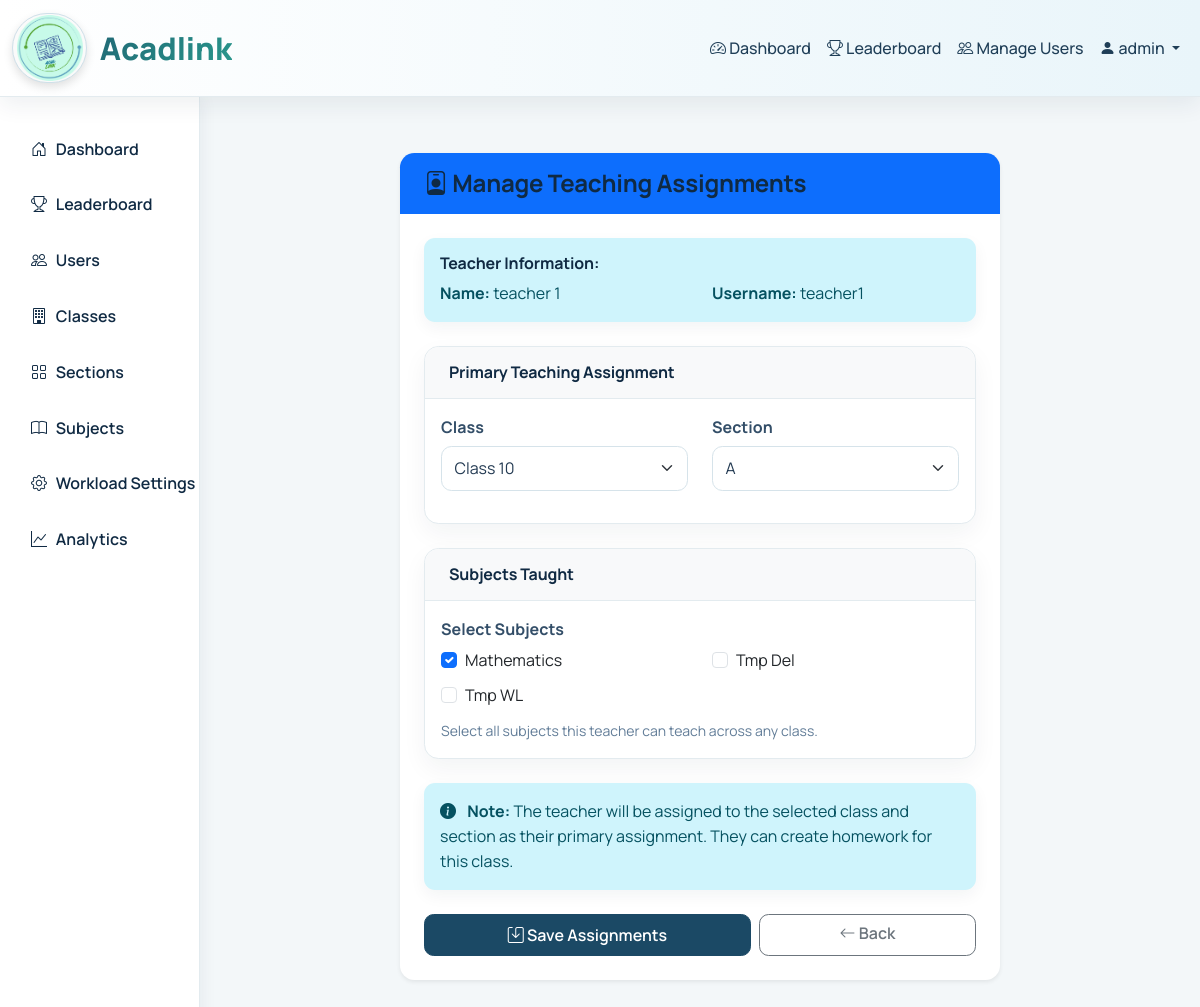
The page /admin-panel/teachers/3/manage-classes/ (signed in) on the database its author committed.
### core/models.py (models this page shows, shortened)
class User(AbstractUser):
    ROLE_CHOICES = (
        ('admin', 'Admin'),
        ('teacher', 'Teacher'),
        ('student', 'Student'),
        ('parent', 'Parent'),
    )
    role = models.CharField(max_length=10, choices=ROLE_CHOICES, default='student')
    is_approved = models.BooleanField(default=False, help_text="Admin must approve before access")
    is_verified = models.BooleanField(default=False, help_text="Account verified as real/fake")
    phone_number = models.CharField(max_length=15, blank=True, null=True)
    profile_picture = models.ImageField(upload_to='profiles/', blank=True, null=True)
    class_assigned = models.ForeignKey('Class', on_delete=models.SET_NULL, null=True, blank=True, related_name='students')
    section_assigned = models.ForeignKey('Section', on_delete=models.SET_NULL, null=True, blank=True, related_name='students')
    teacher_class = models.ForeignKey('Class', on_delete=models.SET_NULL, null=True, blank=True, related_name='teachers')
    teacher_section = models.ForeignKey('Section', on_delete=models.SET_NULL, null=True, blank=True, related_name='teachers')
    subjects_taught = models.ManyToManyField('Subject', blank=True, related_name='teachers')
    created_at = models.DateTimeField(auto_now_add=True)
    updated_at = models.DateTimeField(auto_now=True)
    class Meta:
        ordering = ['username']

class Class(models.Model):
    name = models.CharField(max_length=50, unique=True)
    description = models.TextField(blank=True)
    created_at = models.DateTimeField(auto_now_add=True)
    class Meta:
        verbose_name_plural = "Classes"
        ordering = ['name']

class Section(models.Model):
    name = models.CharField(max_length=10)
    class_name = models.ForeignKey(Class, on_delete=models.CASCADE, related_name='sections')
    created_at = models.DateTimeField(auto_now_add=True)
    class Meta:
        unique_together = ('name', 'class_name')
        ordering = ['class_name', 'name']

class Subject(models.Model):
    name = models.CharField(max_length=100, unique=True)
    code = models.CharField(max_length=10, unique=True)
    description = models.TextField(blank=True)
    created_at = models.DateTimeField(auto_now_add=True)
    class Meta:
        ordering = ['name']

### core/views.py (the view, shortened to what this page needs)
# urls.py: path('admin-panel/teachers/<int:teacher_id>/manage-classes/', views.manage_teacher_classes, name='manage_teacher_classes'),
@login_required
def manage_teacher_classes(request, teacher_id):
    if request.user.role != 'admin':
        return HttpResponseForbidden("Access denied")
    teacher = get_object_or_404(User, id=teacher_id, role='teacher')
    all_classes = Class.objects.all()
    all_subjects = Subject.objects.all()
    sections = Section.objects.filter(class_name=teacher.teacher_class) if teacher.teacher_class else []
    context = {
        'teacher': teacher,
        'all_classes': all_classes,
        'all_subjects': all_subjects,
        'sections': sections,
    }
    return render(request, 'core/manage_teacher_classes.html', context)

### core/templates/core/manage_teacher_classes.html (shortened to what this page needs)
{% extends 'core/base.html' %}
{% block content %}
<div class="container py-4">
    <div class="row justify-content-center">
        <div class="col-md-8">
            <div class="card border-0 shadow-sm">
                <div class="card-header bg-primary text-white border-0">
                    <h4 class="mb-0 fw-bold">
                        <i class="bi bi-person-badge"></i> Manage Teaching Assignments
                    </h4>
                </div>
                <div class="card-body p-4">
                    <div class="alert alert-info border-0 mb-4">
                        <h6 class="fw-bold mb-2">Teacher Information:</h6>
                        <div class="row">
                            <div class="col-md-6">
                                <strong>Name:</strong> {{ teacher.get_full_name|default:teacher.username }}
                            </div>
                            <div class="col-md-6">
                                <strong>Username:</strong> {{ teacher.username }}
                            </div>
                        </div>
                    </div>
                    <form method="post">
                        <div class="card mb-4">
                            <div class="card-header bg-light">
                                <h6 class="mb-0 fw-bold">Primary Teaching Assignment</h6>
                            </div>
                            <div class="card-body">
                                <div class="row">
                                    <div class="col-md-6 mb-3">
                                        <label class="form-label fw-bold">Class</label>
                                        <select name="classes" class="form-select" id="classSelect" required>
                                            {% for class in all_classes %}
                                            <option value="{{ class.id }}" {% if teacher.teacher_class.id == class.id %}selected{% endif %}>
                                                {{ class.name }}
                                            </option>
                                            {% endfor %}
                                        </select>
                                    </div>
                                    <div class="col-md-6 mb-3">
                                        <label class="form-label fw-bold">Section</label>
                                        <select name="section" class="form-select" id="sectionSelect" required>
                                            {% for section in sections %}
                                            <option value="{{ section.id }}" {% if teacher.teacher_section.id == section.id %}selected{% endif %}>
                                                {{ section.name }}
                                            </option>
                                            {% endfor %}
                                        </select>
                                    </div>
                                </div>
                            </div>
                        </div>
                        <div class="card mb-4">
                            <div class="card-header bg-light">
                                <h6 class="mb-0 fw-bold">Subjects Taught</h6>
                            </div>
                            <div class="card-body">
                                <label class="form-label fw-bold">Select Subjects</label>
                                <div class="row">
                                    {% for subject in all_subjects %}
                                    <div class="col-md-6 mb-2">
                                        <div class="form-check">
                                            <input class="form-check-input"
                                                   type="checkbox"
                                                   name="subjects"
                                                   value="{{ subject.id }}"
                                                   id="subject{{ subject.id }}"
                                                   {% if subject in teacher.subjects_taught.all %}checked{% endif %}>
                                            <label class="form-check-label" for="subject{{ subject.id }}">
                                                {{ subject.name }}
                                            </label>
                                        </div>
                                    </div>
                                    {% endfor %}
                                </div>
                                <small class="form-text text-muted">
                                    Select all subjects this teacher can teach across any class.
                                </small>
                            </div>
                        </div>
                        <div class="alert alert-info border-0 mb-4">
                            <i class="bi bi-info-circle-fill me-2"></i>
                            <strong>Note:</strong> The teacher will be assigned to the selected class and section as their primary assignment. They can create homework for this class.
                        </div>
                        <div class="d-flex gap-2">
                            <button type="submit" class="btn btn-primary flex-grow-1">
                                <i class="bi bi-save"></i> Save Assignments
                            </button>
                            <a href="{% url 'manage_users' %}" class="btn btn-outline-secondary flex-grow-1">
                                <i class="bi bi-arrow-left"></i> Back
                            </a>
                        </div>
                    </form>
                </div>
            </div>
        </div>
    </div>
</div>
{% endblock %}

### core/templates/core/base.html (shortened to what this page needs)
{% load static %}
<!DOCTYPE html>
<html lang="en">
<head>
    <link href="https://cdn.jsdelivr.net/npm/bootstrap@5.3.0/dist/css/bootstrap.min.css" rel="stylesheet">
    <link rel="stylesheet" href="https://cdn.jsdelivr.net/npm/bootstrap-icons@1.10.0/font/bootstrap-icons.css">
</head>
<body>
    <nav class="navbar navbar-expand-lg navbar-light bg-white sticky-top">
        <div class="container-fluid">
            <a class="navbar-brand logo-text" href="{% url 'home' %}">
                <img src="{% static 'core/images/logo.png' %}" alt="Acadlink Logo" class="brand-logo">
                <span>Acadlink</span>
            </a>
            <div class="collapse navbar-collapse" id="navbarNav">
                <ul class="navbar-nav ms-auto">
                    {% if user.is_authenticated %}
                    <li class="nav-item">
                        <a class="nav-link" href="{% url 'dashboard' %}">
                            <i class="bi bi-speedometer2"></i> Dashboard
                        </a>
                    </li>
                    <li class="nav-item">
                        <a class="nav-link" href="{% url 'leaderboard' %}">
                            <i class="bi bi-trophy"></i> Leaderboard
                        </a>
                    </li>
                    {% if user.role == 'student' %}
                    <li class="nav-item">
                        <a class="nav-link" href="{% url 'student_profile' %}">
                            <i class="bi bi-person-circle"></i> Profile
                        </a>
                    </li>
                    {% elif user.role == 'admin' %}
                    <li class="nav-item">
                        <a class="nav-link" href="{% url 'manage_users' %}">
                            <i class="bi bi-people"></i> Manage Users
                        </a>
                    </li>
                    {% endif %}
                    <li class="nav-item dropdown">
                        <a class="nav-link dropdown-toggle" href="#" id="userDropdown" role="button"
                            data-bs-toggle="dropdown">
                            <i class="bi bi-person-fill"></i> {{ user.username }}
                        </a>
                    </li>
                    {% endif %}
                </ul>
            </div>
        </div>
    </nav>
    <div class="container-fluid">
        <div class="row">
            {% if user.is_authenticated and request.resolver_match.url_name != 'home' %}
            <div class="col-md-2 col-lg-2 sidebar d-none d-md-block">
                <nav class="nav flex-column">
                    {% if user.role == 'student' %}
                    <a class="nav-link {% if request.resolver_match.url_name == 'dashboard' %}active{% endif %}"
                        href="{% url 'dashboard' %}">
                        <i class="bi bi-house-door"></i> Dashboard
                    </a>
                    <a class="nav-link {% if request.resolver_match.url_name == 'leaderboard' %}active{% endif %}"
                        href="{% url 'leaderboard' %}">
                        <i class="bi bi-trophy"></i> Leaderboard
                    </a>
                    <a class="nav-link {% if request.resolver_match.url_name == 'student_profile' %}active{% endif %}"
                        href="{% url 'student_profile' %}">
                        <i class="bi bi-person"></i> My Profile
                    </a>
                    {% elif user.role == 'admin' %}
                    <a class="nav-link {% if request.resolver_match.url_name == 'dashboard' %}active{% endif %}"
                        href="{% url 'dashboard' %}">
                        <i class="bi bi-house-door"></i> Dashboard
                    </a>
                    <a class="nav-link {% if request.resolver_match.url_name == 'leaderboard' %}active{% endif %}"
                        href="{% url 'leaderboard' %}">
                        <i class="bi bi-trophy"></i> Leaderboard
                    </a>
                    <a class="nav-link {% if request.resolver_match.url_name == 'manage_users' %}active{% endif %}"
                        href="{% url 'manage_users' %}">
                        <i class="bi bi-people"></i> Users
                    </a>
                    <a class="nav-link {% if request.resolver_match.url_name == 'manage_classes' %}active{% endif %}"
                        href="{% url 'manage_classes' %}">
                        <i class="bi bi-building"></i> Classes
                    </a>
                    <a class="nav-link {% if request.resolver_match.url_name == 'manage_sections' %}active{% endif %}"
                        href="{% url 'manage_sections' %}">
                        <i class="bi bi-grid"></i> Sections
                    </a>
                    <a class="nav-link {% if request.resolver_match.url_name == 'manage_subjects' %}active{% endif %}"
                        href="{% url 'manage_subjects' %}">
                        <i class="bi bi-book"></i> Subjects
                    </a>
                    <a class="nav-link {% if request.resolver_match.url_name == 'manage_workload_settings' %}active{% endif %}"
                        href="{% url 'manage_workload_settings' %}">
                        <i class="bi bi-gear"></i> Workload Settings
                    </a>
                    <a class="nav-link {% if request.resolver_match.url_name == 'analytics_dashboard' %}active{% endif %}"
                        href="{% url 'analytics_dashboard' %}">
                        <i class="bi bi-graph-up"></i> Analytics
                    </a>
                    {% endif %}
                </nav>
            </div>
            <div class="col-md-10 col-lg-10 main-content">
                {% else %}
                <div class="col-12 main-content">
                    {% endif %}
                    {% block content %}{% endblock %}
                </div>
            </div>
        </div>
</body>
</html>

### rows shown on the page
User: username "admin"
User: get_full_name "teacher 1", username "teacher1", classes "Class 10", section "A"
Subject: subjects "☑", name "Mathematics"
Subject: name "Tmp Del"
Subject: name "Tmp WL"
